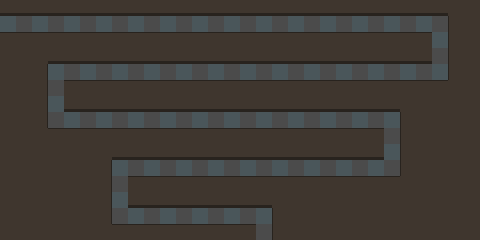

Rendered tile map (Tiled .tmx) drawn with the repository's tilesets; below, a short description and the full map source, tile grids included:
An orthogonal 30x15 tile map with 16x16 px tiles, 1 tile layer (Level), 2 tilesets.

<map version="1.0" tiledversion="1.1.3" orientation="orthogonal" renderorder="right-down" width="30" height="15" tilewidth="16" tileheight="16" infinite="0" nextobjectid="1">
 <tileset firstgid="1" name="Sprites" tilewidth="16" tileheight="16" tilecount="28" columns="7">
  <image source="../images/sprites.png" width="112" height="64" />
 </tileset>
 <tileset firstgid="29" name="Sprites" tilewidth="16" tileheight="16" tilecount="28" columns="7">
  <image source="../images/sprites.png" width="112" height="64" />
 </tileset>
 <layer name="Level" width="30" height="15">
  <data encoding="csv">
5,5,5,5,5,5,5,5,5,5,5,5,5,5,5,5,5,5,5,5,5,5,5,5,5,5,5,5,1,1,
2,3,2,3,2,3,2,3,2,3,2,3,2,3,2,3,2,3,2,3,2,3,2,3,2,3,2,3,6,1,
4,4,4,4,4,4,4,4,4,4,4,4,4,4,4,4,4,4,4,4,4,4,4,4,4,4,4,2,6,1,
1,1,1,5,5,5,5,5,5,5,5,5,5,5,5,5,5,5,5,5,5,5,5,5,5,5,5,3,6,1,
1,1,7,2,3,2,3,2,3,2,3,2,3,2,3,2,3,2,3,2,3,2,3,2,3,2,3,2,6,1,
1,1,7,3,4,4,4,4,4,4,4,4,4,4,4,4,4,4,4,4,4,4,4,4,4,4,4,4,1,1,
1,1,7,2,5,5,5,5,5,5,5,5,5,5,5,5,5,5,5,5,5,5,5,5,5,1,1,1,1,1,
1,1,7,3,2,3,2,3,2,3,2,3,2,31,2,31,2,31,2,31,2,31,2,31,2,6,1,1,1,1,
1,1,1,4,4,4,4,4,4,4,4,4,4,4,4,4,4,4,4,4,4,4,4,4,31,6,1,1,1,1,
1,1,1,1,1,1,1,5,5,5,5,5,5,5,5,5,5,5,5,5,5,5,5,5,2,6,1,1,1,1,
1,1,1,1,1,1,7,2,3,2,31,2,3,2,31,2,31,2,31,2,31,2,31,2,31,6,1,1,1,1,
1,1,1,1,1,1,7,3,4,4,4,4,4,4,4,4,4,4,4,4,4,4,4,4,4,1,1,1,1,1,
1,1,1,1,1,1,7,2,5,5,5,5,5,5,5,5,5,1,1,1,1,1,1,1,1,1,1,1,1,1,
1,1,1,1,1,1,7,3,2,3,2,3,2,3,2,3,2,6,1,1,1,1,1,1,1,1,1,1,1,1,
1,1,1,1,1,1,1,4,4,4,4,4,4,4,4,4,3,6,1,1,1,1,1,1,1,1,1,1,1,1
</data>
 </layer>
</map>